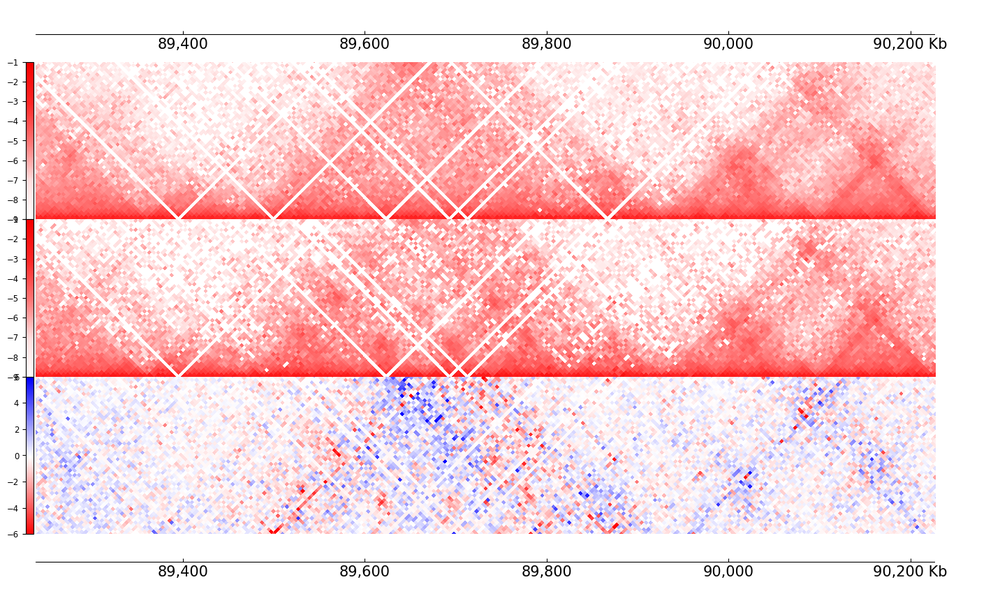
#> input picture _images/_gallery_HiCDiff_5_0.png, 1000 x 596 px, shrunk from 1432 x 854 before the run; its folder holds only this picture in this run
$ python -i process.py   (imports and definitions only)
#> lines starting #> are read from the running program, lines starting #| are printed output that depends on the picture
### coolbox/utilities.py
import os
import sys
import collections
from os.path import abspath, dirname, join
import io
from collections import deque

import numpy as np
from intervaltree import IntervalTree, Interval
import matplotlib
import matplotlib.pyplot as plt

import logging


class GenomeRange(object):
    """
    Express a range on the genome.

    Attributes
    ----------
    chrom : str
        chromosome

    start : int
        start position

    end : int
        end position

    """

    # [84 lines left out: functions __init__, parse_region_string, change_chrom_names, not called in this run]

    def __str__(self):
        return self.chrom + ":" + str(self.start) + "-" + str(self.end)

    # [17 lines left out: functions length, __eq__, not called in this run]

    def __hash__(self):
        return hash(str(self))


# [27 lines left out: functions op_err_msg, cm2inch, not called in this run]


def opener(filename):
    """
    Determines if a file is compressed or not

    >>> import gzip
    >>> msg = "hello blablabla"
    >>> tmp_f_raw  = open("/tmp/test_opener.txt", 'w')
    >>> tmp_f_raw.write(msg)
    15
    >>> tmp_f_raw.close()
    >>> tmp_f_gzip = gzip.open('/tmp/test_opener.txt.gz', 'wb')
    >>> tmp_f_gzip.write(to_bytes(msg))
    15
    >>> tmp_f_gzip.close()

    >>> test_raw = opener(tmp_f_raw.name)
    >>> type(test_raw)
    <class '_io.BufferedReader'>
    >>> test_gzip = opener(tmp_f_gzip.name)
    >>> type(test_gzip)
    <class 'gzip.GzipFile'>

    >>> test_raw.close()
    >>> test_gzip.close()

    >>> import os
    >>> os.remove(test_raw.name)
    >>> os.remove(test_gzip.name)

    """
    import gzip
    f = open(filename, 'rb')
    if f.read(2) == b'\x1f\x8b':
        f.seek(0)
        return gzip.GzipFile(fileobj=f)
    else:
        f.seek(0)
        return f


# [217 lines left out: functions to_string, to_bytes, rgb2hex, shiftedColorMap, file_to_intervaltree, change_chrom_names, not called in this run]


class ReadBed(object):
    """
    Reads a bed file. Based on the number of fields
    it tries to guess the type of bed file used. Current options
    are bed3, bed6 and bed12

    Example:
    bed = readBed(open("file.bed", 'r'))
    for interval in bed:
        print(interval['start'])

    """

    # [29 lines left out: function __init__, not called in this run]

    def __iter__(self):
        return self

    # [192 lines left out: functions get_no_comment_line, guess_file_type, next, __next__, get_bed_interval, not called in this run]


class GenomeLength(dict):

    def __init__(self, length_file, genome_name=""):
        self.name = genome_name
        self.length_file = length_file
        self.parse_file(length_file)

    def parse_file(self, length_file):
        with opener(length_file) as f:
            for idx, line in enumerate(f):
                line = to_string(line)
                chrom, length, *_ = line.strip().split()
                try:
                    length = int(length)
                except ValueError as detail:
                    log.warning("Error reading line #{}. The field {} is not a integer.\n"
                                "Error message: {}\n".format(idx+1, length, detail))
                self.__setitem__(chrom, length)

    # [85 lines left out: functions check_range, bound_range, get_size, fig2bytes, not called in this run]


#
# read genome length file #

here = dirname(abspath(__file__))

HG19 = GenomeLength(join(here, "genome/hg19.txt"), genome_name="hg19")
HG38 = GenomeLength(join(here, "genome/hg38.txt"), genome_name="hg38")
MM9  = GenomeLength(join(here, "genome/mm9.txt"),  genome_name="mm9")
MM10 = GenomeLength(join(here, "genome/mm10.txt"), genome_name="mm10")

BUILT_IN_GENOMES = {
    'hg19': HG19,
    'hg38': HG38,
    'mm9':  MM9,
    'mm10': MM10,
}


#
# format convert #

_fields_rg = ("bin", "name", "chrom", "strand", "txStart", "txEnd",
              "cdsStart", "cdsEnd", "exonCount", "exonStart", "exonEnds",
              "score", "name2", "cdsStartStat", "cdsEndStat", "exonFrames")

_refGeneRec = collections.namedtuple("refGeneRec", _fields_rg)


class refGeneRec(_refGeneRec):

    # [23 lines left out: function to_bed12_line, not called in this run]

    def to_line(self):
        return "\t".join(self)

    # [26 lines left out: functions offset_zero, get_exons_size, refgene_txt_to_bed12, not called in this run]


FEATURES_STACK_NAME = "__COOLBOX_FEATURE_STACK__"
COVERAGE_STACK_NAME = "__COOLBOX_COVERAGE_STACK__"


# [10 lines left out: functions get_feature_stack, get_coverage_stack, not called in this run]


LOG_LEVEL = logging.WARNING


# [12 lines left out: function get_logger, not called in this run]

log = get_logger(__name__)


# [3 lines that do not run on import are left out]

### coolbox/core/track/hicmat/process.py
import abc
import re
from typing import Tuple

import numpy as np
from scipy.linalg import toeplitz
from scipy.ndimage import gaussian_filter
from scipy.signal import convolve2d

from coolbox.utilities.logtools import get_logger

# [1 line that did not run here, left out]


class ProcessHicMat(object):
    SMALL_VALUE = 1e-12

    def process_matrix(self, arr: np.ndarray) -> np.ndarray:
        properties = self.properties
        transform = properties['transform']
        normalize = properties['normalize']
        gaussian_sigma = properties['gaussian_sigma']
        process_func = properties['process_func']
        # process the matrix
        if transform != 'no':
            arr = self.transform_matrix(arr, transform)
        if normalize != 'no':
            arr = self.normalize_matrix(arr, normalize)
        if gaussian_sigma != 'no':
            arr = self.gaussian_matrix(arr, gaussian_sigma)
        if process_func != 'no':
            # user-defined process function
            func = process_func
            try:
                if callable(func):
                    arr = func(arr)
                elif isinstance(func, str):
                    func = eval(func)
                    arr = func(arr)
                else:
                    raise ValueError("process_func")
            except Exception as e:
                log.error(str(e))
                raise ValueError(
                    "process_func should a one argument function "
                    "receive a matrix return a processed matrix.")
        return arr

    # [86 lines left out: functions fill_zero_nan, transform_matrix, gaussian_matrix, normalize_matrix, normalize_cis, normalize_trans, not called in this run]

    @staticmethod
    def diagonal_mean(mat: np.ndarray) -> np.ndarray:
        return np.array([np.diagonal(mat, i).mean() for i in range(mat.shape[0])])

    # [27 lines left out: functions diagonal_mean_std, __donut_kernel, not called in this run]

>>> import cv2
>>> picture = cv2.imread('../../../../_images/_gallery_HiCDiff_5_0.png', cv2.IMREAD_GRAYSCALE)
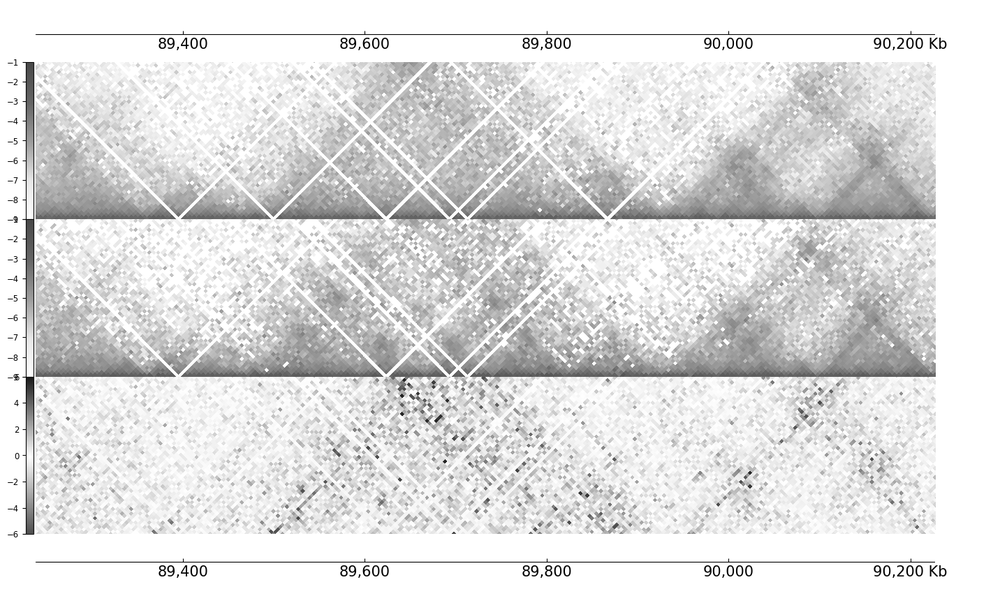
#> picture: shape (596, 1000); min 0, max 255, mean 223.1
#> (the run stopped early here; a loop or call above may not have finished)

$ run again, on _images/_gallery_TADs_5_0.png
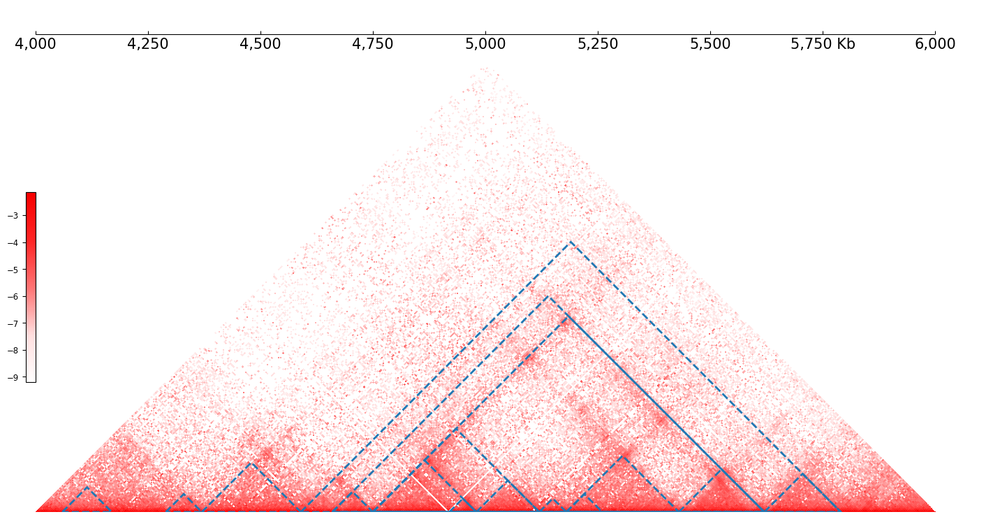
#> input picture _images/_gallery_TADs_5_0.png, 1000 x 519 px, shrunk from 1432 x 743 before the run
#> `picture = cv2.imread('../../../../_images/_gallery_HiCDiff_5_0.png', c..`:
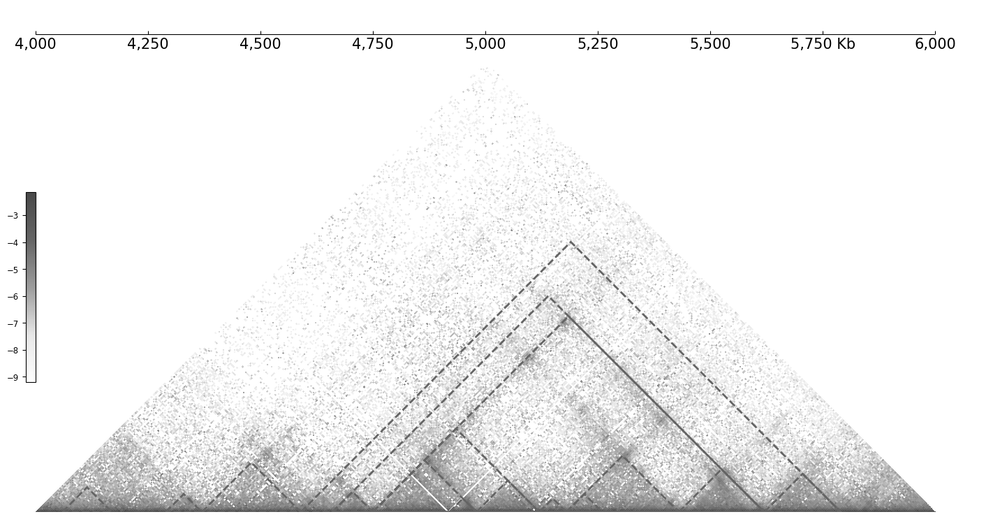
#> picture: shape (519, 1000); min 0, max 255, mean 241.3

$ run again, on _images/_gallery_TADs_6_0.png
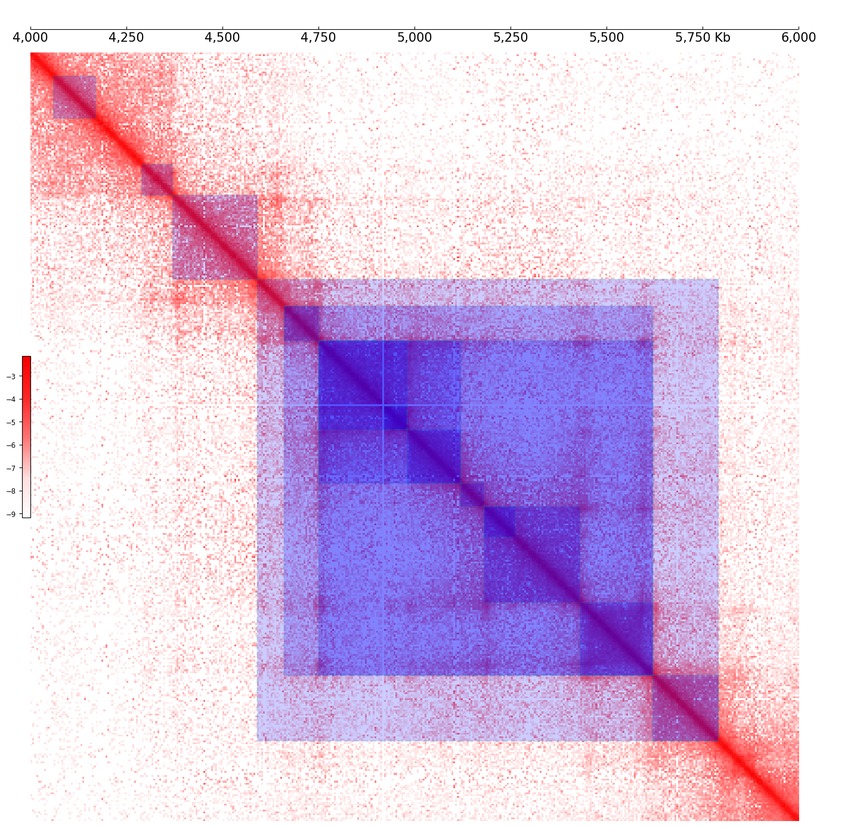
#> input picture _images/_gallery_TADs_6_0.png, 854 x 827 px, shrunk from 1432 x 1387 before the run
#> `picture = cv2.imread('../../../../_images/_gallery_HiCDiff_5_0.png', c..`:
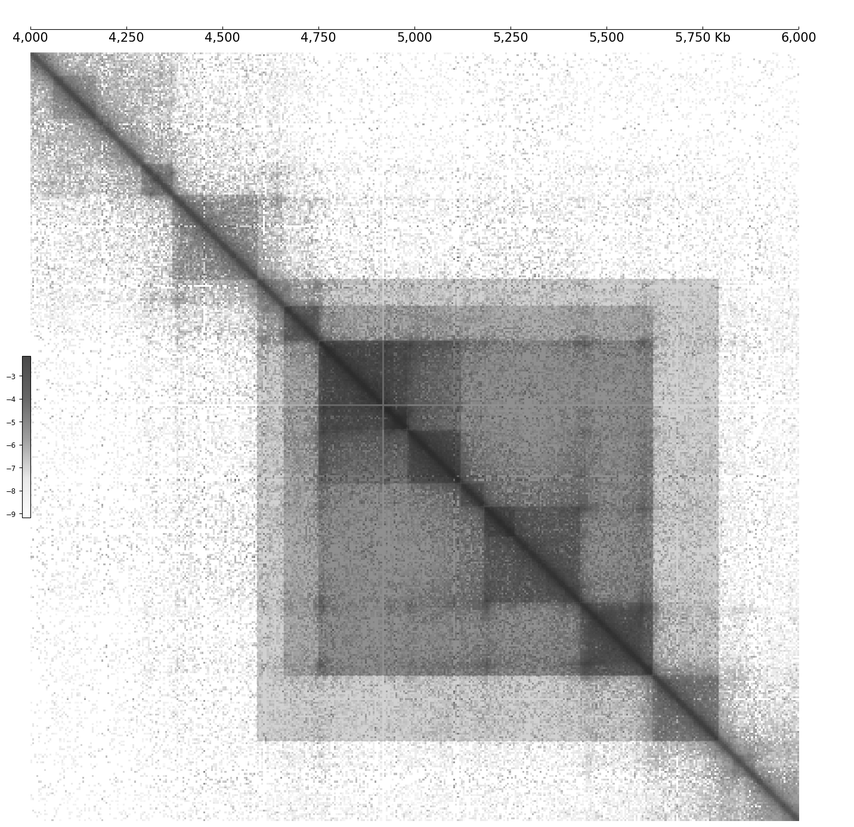
#> picture: shape (827, 854); min 0, max 255, mean 208.5

$ run again, on _images/_gallery_arcs_cov_4_0.png
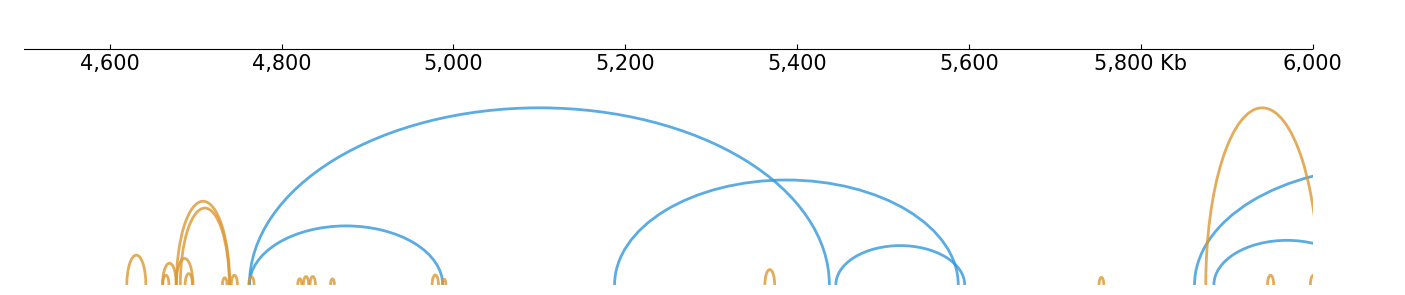
#> input picture _images/_gallery_arcs_cov_4_0.png, 1405 x 295 px
#> `picture = cv2.imread('../../../../_images/_gallery_HiCDiff_5_0.png', c..`:
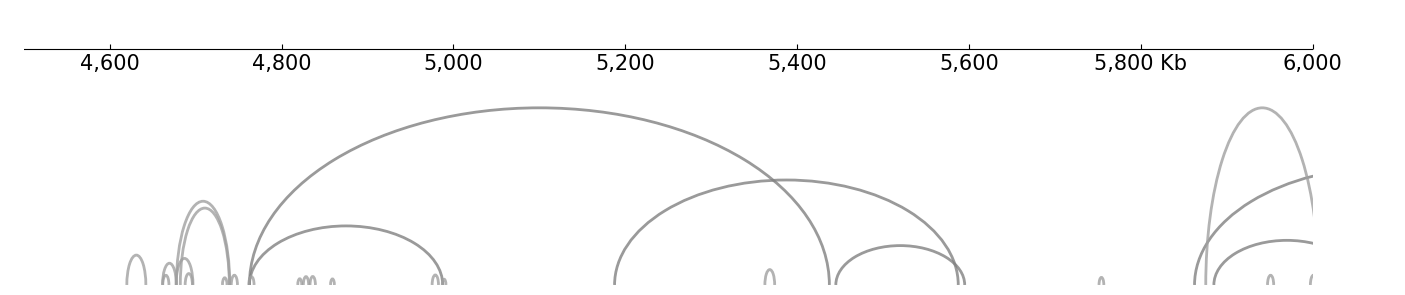
#> picture: shape (295, 1405); min 0, max 255, mean 250.8
